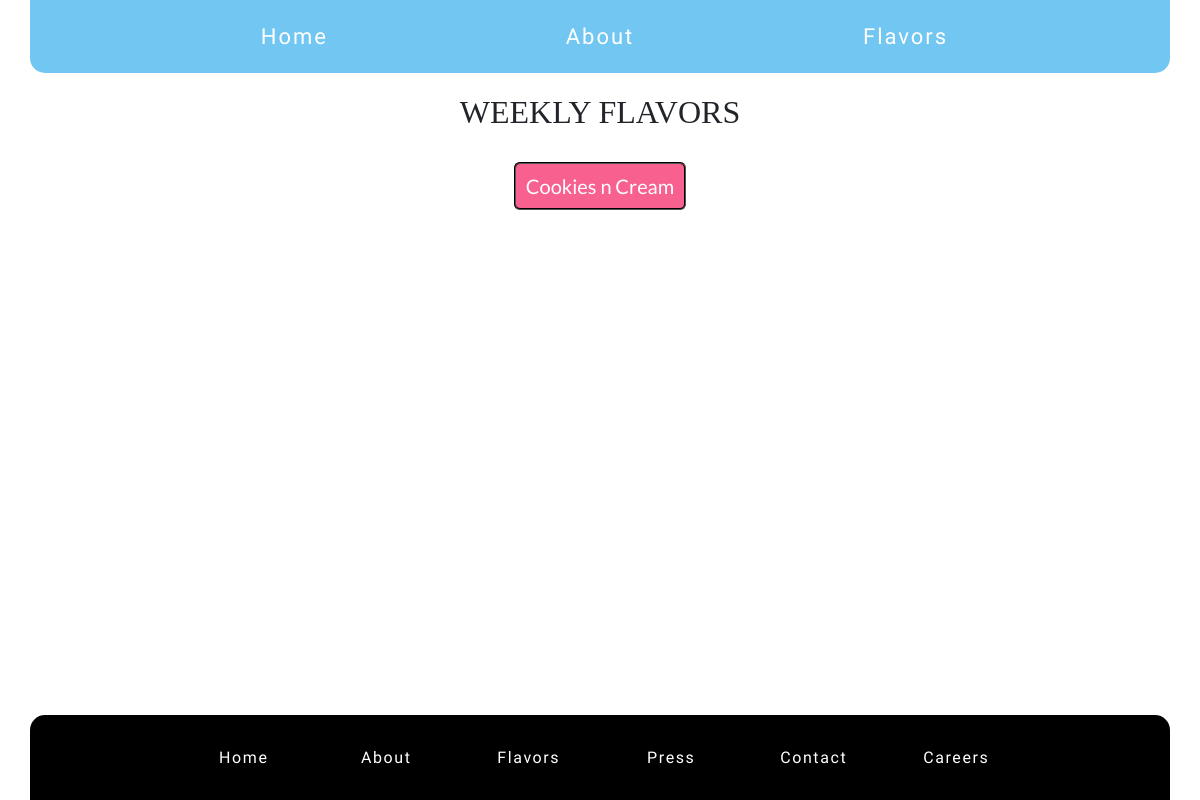
The app's page /icecream/weekly_flavors/, older data.
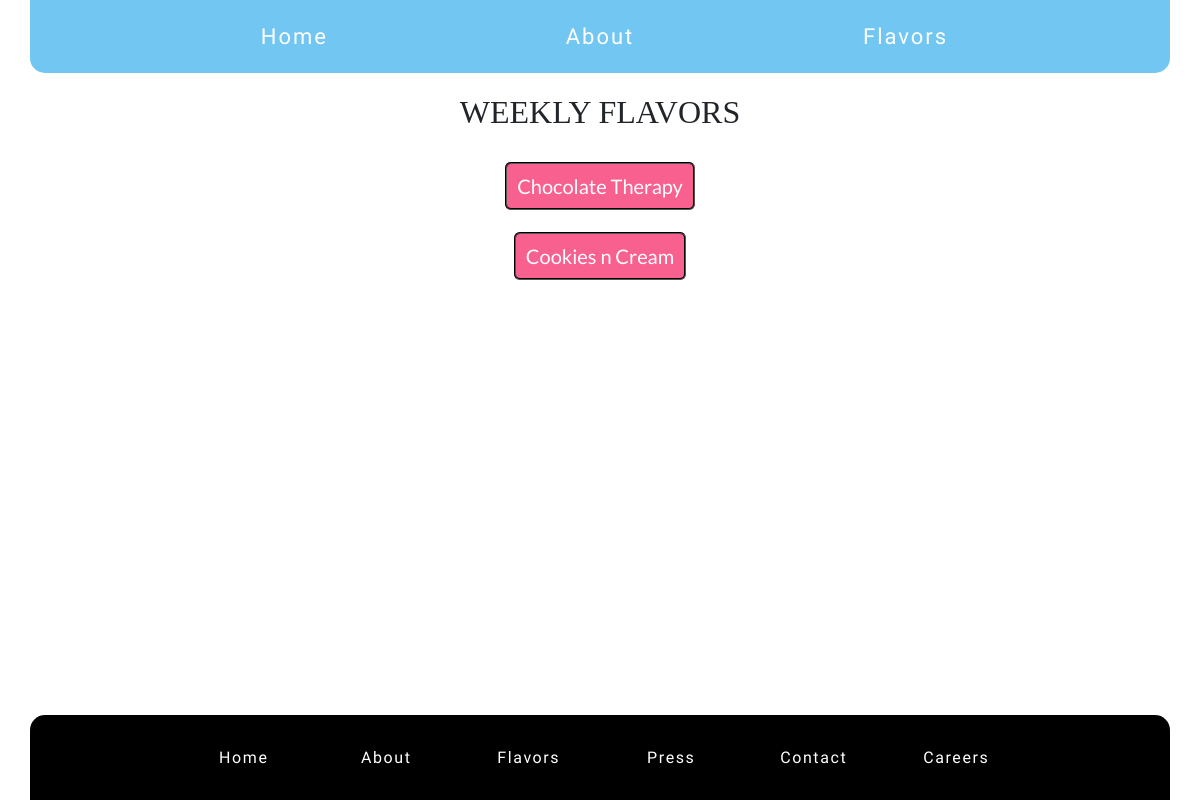
The same page, newer data.
### icecream/models.py (models this page shows, shortened)
class Icecream(models.Model):
    flavor = models.CharField(max_length = 50)
    base = models.CharField(max_length = 11, choices=BASE)
    available = models.CharField(max_length=9, choices=AVAILABLE)
    Featured = models.BooleanField(choices=BOOL)
    date_churned = models.DateField(default=datetime.date.today)
    class Meta:
        ordering = ['flavor']

### icecream/views.py (the view)
# urls.py: path('weekly_flavors/', views.WeeklyFlavorView.as_view(), name = 'weekly_flavors'),
class WeeklyFlavorView(generic.ListView):
    template_name = 'icecream/weekly_flavors.html'
    model = Icecream
    queryset = Icecream.objects.filter(available='Weekly')

### icecream/templates/icecream/weekly_flavors.html
{% extends 'icecream/index.html' %}
{% block content %}
<h2>WEEKLY FLAVORS</h2>
{% for icecream in object_list %}
<p class="flavor-list">
<a id='flavors' href="{% url 'icecream:detail' icecream.id %}" >{{icecream.flavor}}</a>
</p>
{% endfor %}
{% endblock content %}

Row changes from the older to the newer data that the page shows:
added Icecream: flavor "Chocolate Therapy"
